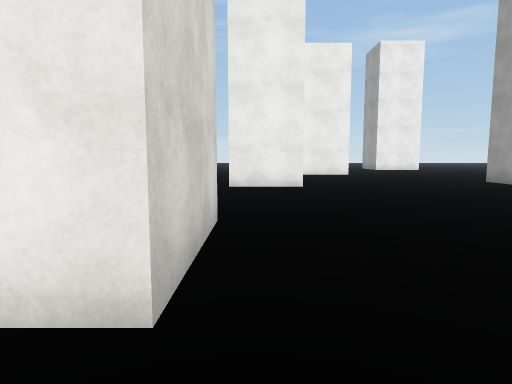
[1] (above)

24 first-person views from a walk through a 3-D level made in the Unity game engine. The camera is 1.5 m above the floor, tilts 6° down and sees 75° across. The floor is counted in squares, 2 m on a side. Each view is taken from the middle of a square. On the plan, view 1 faces up. The plan holds only what a view shows up to about 11 squares ahead; the rest is blank. The place goes on beyond the plan. The player character is not drawn. Surface patterns are stand-ins for the level's own textures.

[2]
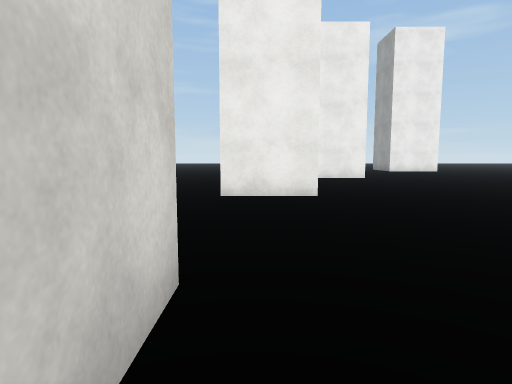

[3]
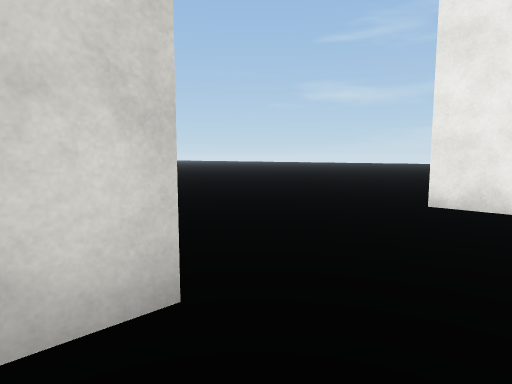

[4]
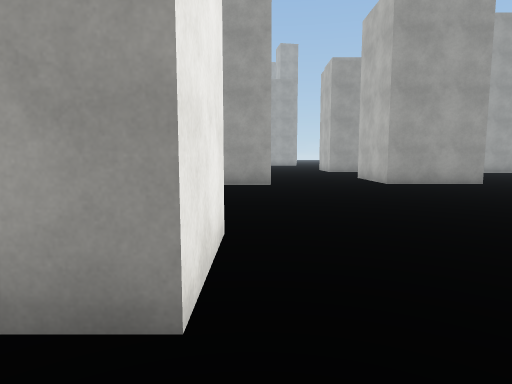

[5]
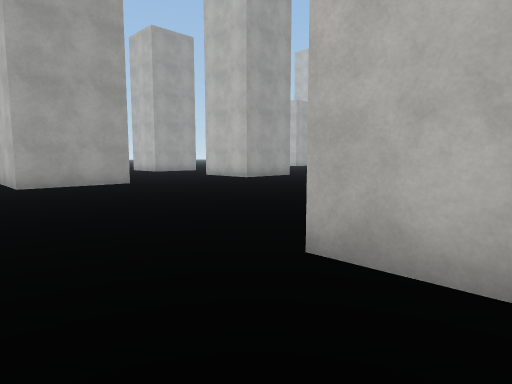

[6]
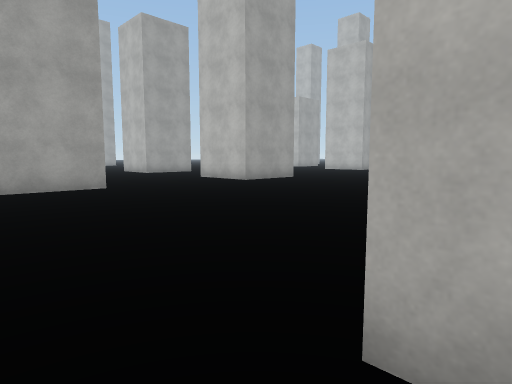

[7]
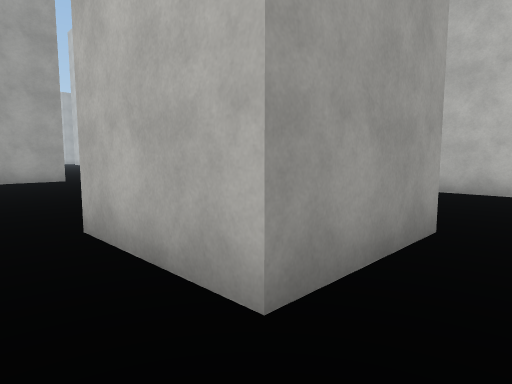

[8]
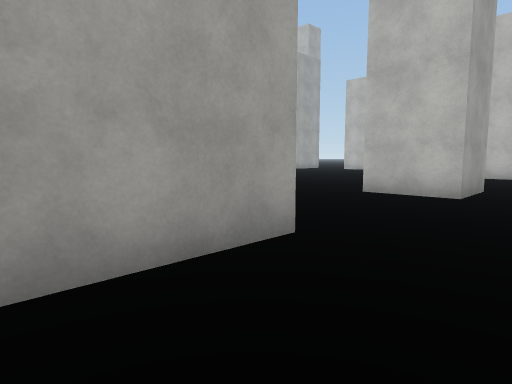

[9]
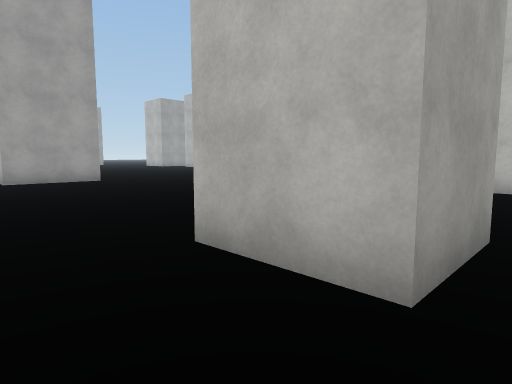

[10]
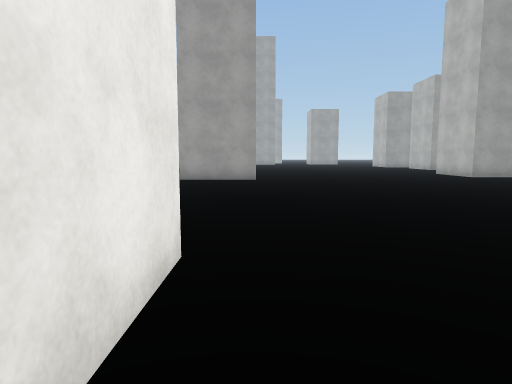

[11]
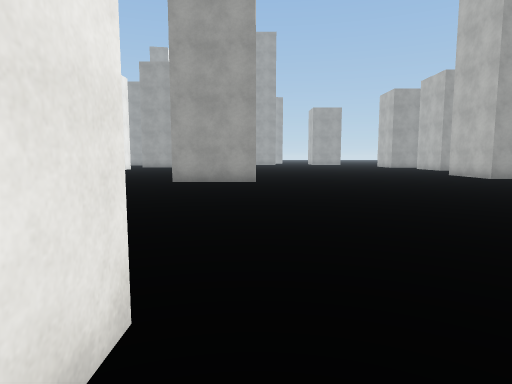

[12]
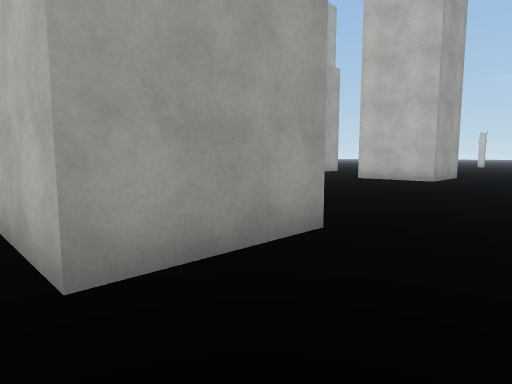

[13]
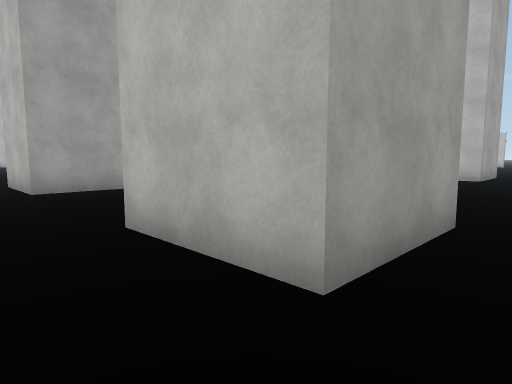

[14]
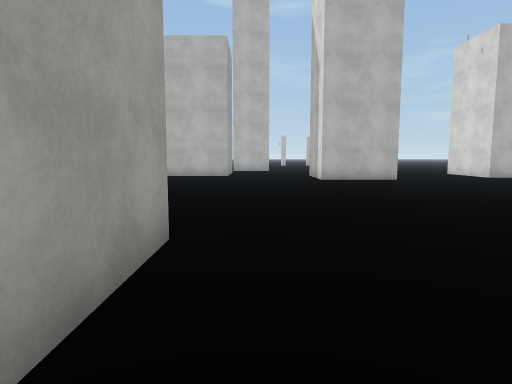

[15]
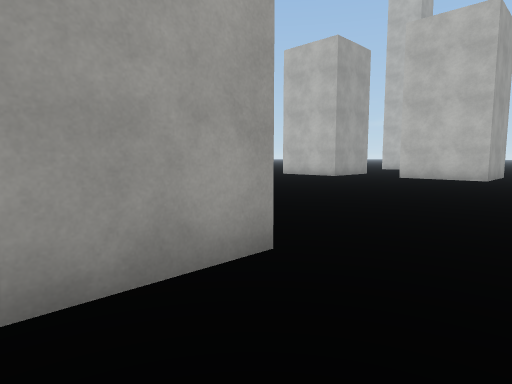

[16]
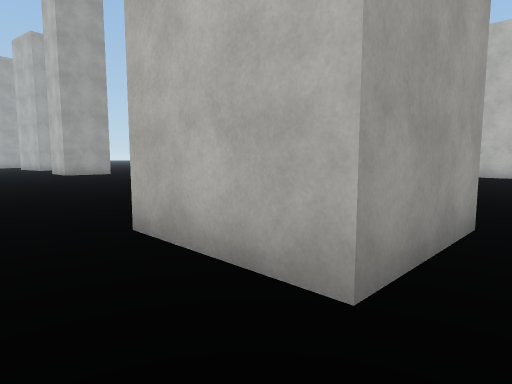

[17]
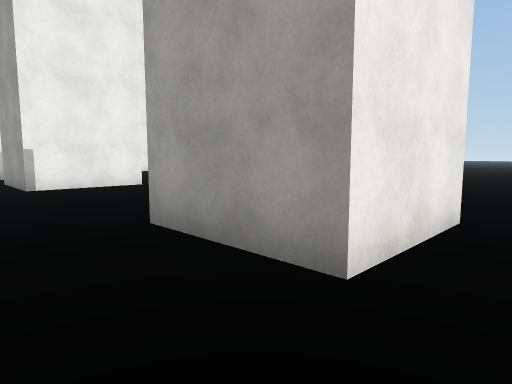

[18]
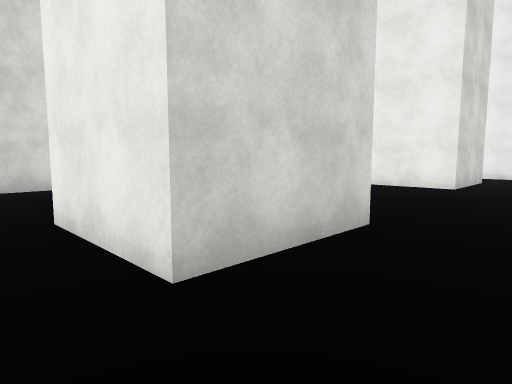

[19]
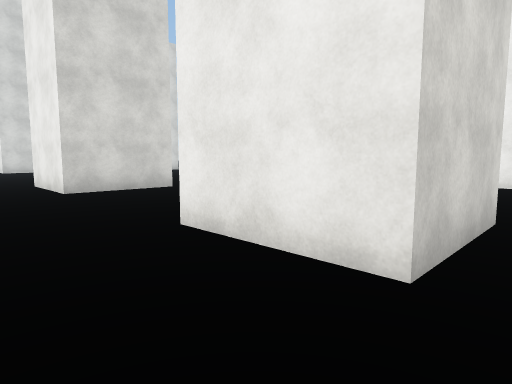

[20]
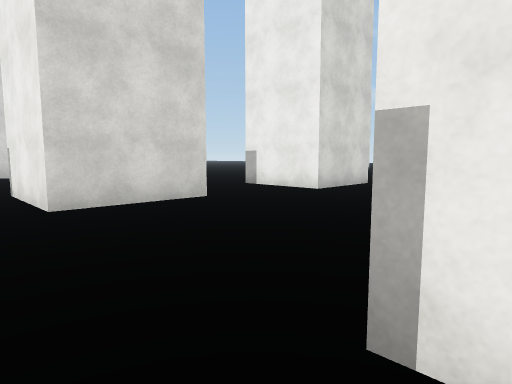

[21]
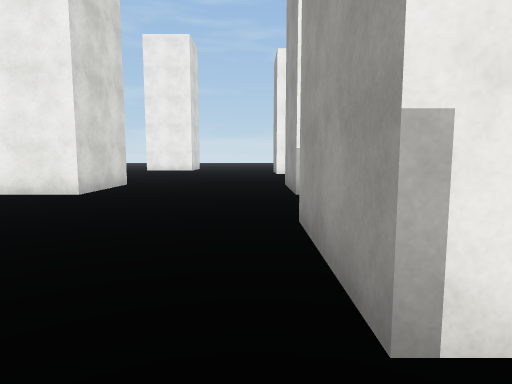

[22]
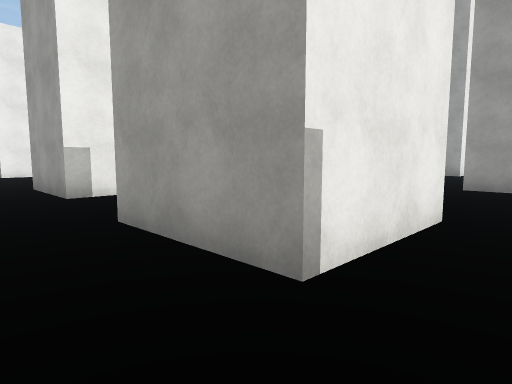

[23]
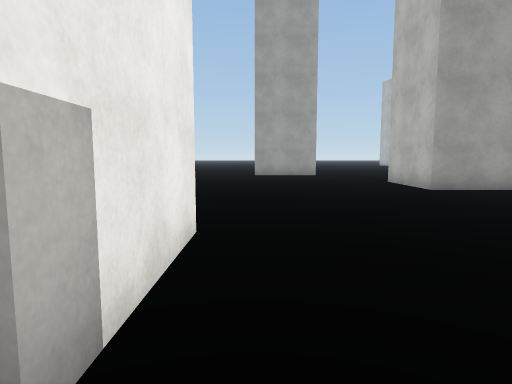

[24]
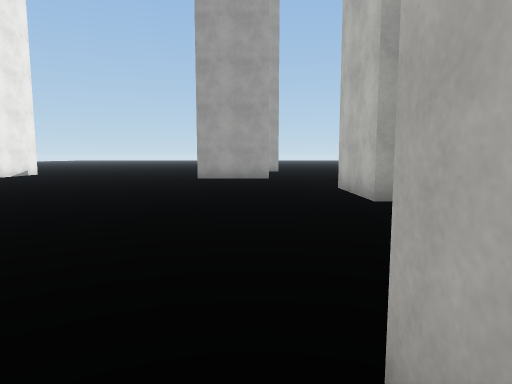

### Floor plan
Points are (right, up) in squares from view 1. A wall is a line through its corners. A room is listed if a view was taken in it or the views show most of it. See-through windows are left out.
Room 1 (views 1, 2, 3, 4, 5, 6, 7, 8, 9, 10, 11, 12, 13, 14, 15, 16, 17, 18, 19, 20, 21, 22, 23, 24)
walls: (13.8, -2.5) (16.3, -2.5) (16.3, -5) (13.8, -5) (13.8, -2.5); (9.5, -2.5) (9.5, -5) (7, -5) (7, -2.5) (9.5, -2.5); (9.2, 2.1) (6.6, 2.1) (6.6, 4.6) (9.2, 4.6) (9.2, 2.1); (15.4, 4.6) (16, 4.6) (16, 2.1) (13.5, 2.1) (13.5, 4.6); (20.6, 1.1) (20.6, 3) (23.1, 3); (16.4, 7.6) (13.8, 7.6) (13.8, 10.1); (9.5, 10.1) (9.5, 7.6) (7, 7.6) (7, 10.1); (8.3, -14.4) (8.3, -13) (10.9, -13); (1.2, 8.3) (-0.7, 8.3) (-0.7, 9.1); (14, -16.6) (14, -14.4) (16.2, -14.4); (-2.5, -4.4) (-3.4, -4.4) (-3.4, -2.7) (-1.5, -2.7); (-3, 1.4) (-3, 3.9) (-0.5, 3.9) (-0.5, 1.4) (-1.1, 1.4); (-3.4, -8.8) (-2.6, -8.8)

Where each view was taken, in squares from view 1:
view 1: 0 up, 0 right, facing up
view 2: 2 up, 0 right, facing up
view 3: 3 up, 1 right, facing up-left
view 4: 8 up, 2 left, facing right
view 5: 6 up, 2 left, facing down-right
view 6: 5 up, 1 left, facing down-right
view 7: 5 up, 4 left, facing down-right
view 8: 4 up, 5 left, facing down-right
view 9: 1 down, 4 left, facing down-right
view 10: 5 down, 4 left, facing right
view 11: 5 down, 3 left, facing right
view 12: 2 down, 5 right, facing down-right
view 13: 1 down, 6 right, facing down-right
view 14: 2 down, 13 right, facing down
view 15: 3 down, 12 right, facing down-right
view 16: 1 down, 13 right, facing down-right
view 17: 6 down, 12 right, facing up-right
view 18: 6 down, 18 right, facing up-left
view 19: 7 down, 17 right, facing up-left
view 20: 1 up, 14 right, facing up-left
view 21: 1 up, 13 right, facing up
view 22: 1 up, 12 right, facing up-right
view 23: 7 up, 13 right, facing right
view 24: 5 up, 15 right, facing right
